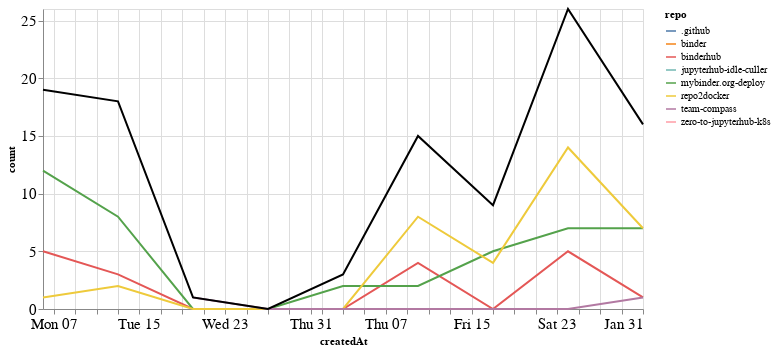

Notebook code for this chart:
### Markdown cell above
### Comments

### Code cell
comments_time = comments.groupby('repo').resample('W', on='createdAt').count()['author'].reset_index()
comments_time = comments_time.rename(columns={'author': 'count'})
comments_time_total = comments_time.groupby('createdAt').agg({"count": "sum"}).reset_index()
ch1 = alt.Chart(comments_time, width=600).mark_line().encode(
    x='createdAt',
    y='count',
    color='repo',
    tooltip="repo"
)

ch2 = alt.Chart(comments_time_total, width=600).mark_line(color="black").encode(
    x='createdAt',
    y='count',
)

ch1 + ch2

### Figure 1 — Vega-Lite specification as saved in the notebook (floating-point values rounded to 4 significant figures)
{"config": {"axisLeft": {"labelFontSize": 15}, "axisBottom": {"labelFontSize": 15}}, "layer": [{"data": {"name": "data-340940fdd5be0a2e9437bb6a1087c30c"}, "mark": "line", "encoding": {"color": {"type": "nominal", "field": "repo"}, "tooltip": {"type": "nominal", "field": "repo"}, "x": {"type": "temporal", "field": "createdAt"}, "y": {"type": "quantitative", "field": "count"}}, "width": 600}, {"data": {"name": "data-0b346fedf9b8701ee20abb7e8f0d0d9f"}, "mark": {"type": "line", "color": "black"}, "encoding": {"x": {"type": "temporal", "field": "createdAt"}, "y": {"type": "quantitative", "field": "count"}}, "width": 600}], "$schema": "https://vega.github.io/schema/vega-lite/v4.8.1.json", "datasets": {"data-340940fdd5be0a2e9437bb6a1087c30c": [{"repo": ".github", "createdAt": "2020-12-06T00:00:00", "count": 1}, {"repo": "binder", "createdAt": "2021-01-10T00:00:00", "count": 1}, {"repo": "binderhub", "createdAt": "2020-12-06T00:00:00", "count": 5}, {"repo": "binderhub", "createdAt": "2020-12-13T00:00:00", "count": 3}, {"repo": "binderhub", "createdAt": "2020-12-20T00:00:00", "count": 0}, {"repo": "binderhub", "createdAt": "2020-12-27T00:00:00", "count": 0}, {"repo": "binderhub", "createdAt": "2021-01-03T00:00:00", "count": 0}, {"repo": "binderhub", "createdAt": "2021-01-10T00:00:00", "count": 4}, {"repo": "binderhub", "createdAt": "2021-01-17T00:00:00", "count": 0}, {"repo": "binderhub", "createdAt": "2021-01-24T00:00:00", "count": 5}, {"repo": "binderhub", "createdAt": "2021-01-31T00:00:00", "count": 1}, {"repo": "jupyterhub-idle-culler", "createdAt": "2021-01-03T00:00:00", "count": 1}, {"repo": "mybinder.org-deploy", "createdAt": "2020-12-06T00:00:00", "count": 12}, {"repo": "mybinder.org-deploy", "createdAt": "2020-12-13T00:00:00", "count": 8}, {"repo": "mybinder.org-deploy", "createdAt": "2020-12-20T00:00:00", "count": 0}, {"repo": "mybinder.org-deploy", "createdAt": "2020-12-27T00:00:00", "count": 0}, {"repo": "mybinder.org-deploy", "createdAt": "2021-01-03T00:00:00", "count": 2}, {"repo": "mybinder.org-deploy", "createdAt": "2021-01-10T00:00:00", "count": 2}, {"repo": "mybinder.org-deploy", "createdAt": "2021-01-17T00:00:00", "count": 5}, {"repo": "mybinder.org-deploy", "createdAt": "2021-01-24T00:00:00", "count": 7}, {"repo": "mybinder.org-deploy", "createdAt": "2021-01-31T00:00:00", "count": 7}, {"repo": "repo2docker", "createdAt": "2020-12-06T00:00:00", "count": 1}, {"repo": "repo2docker", "createdAt": "2020-12-13T00:00:00", "count": 2}, {"repo": "repo2docker", "createdAt": "2020-12-20T00:00:00", "count": 0}, {"repo": "repo2docker", "createdAt": "2020-12-27T00:00:00", "count": 0}, {"repo": "repo2docker", "createdAt": "2021-01-03T00:00:00", "count": 0}, {"repo": "repo2docker", "createdAt": "2021-01-10T00:00:00", "count": 8}, {"repo": "repo2docker", "createdAt": "2021-01-17T00:00:00", "count": 4}, {"repo": "repo2docker", "createdAt": "2021-01-24T00:00:00", "count": 14}, {"repo": "repo2docker", "createdAt": "2021-01-31T00:00:00", "count": 7}, {"repo": "team-compass", "createdAt": "2020-12-20T00:00:00", "count": 1}, {"repo": "team-compass", "createdAt": "2020-12-27T00:00:00", "count": 0}, {"repo": "team-compass", "createdAt": "2021-01-03T00:00:00", "count": 0}, {"repo": "team-compass", "createdAt": "2021-01-10T00:00:00", "count": 0}, {"repo": "team-compass", "createdAt": "2021-01-17T00:00:00", "count": 0}, {"repo": "team-compass", "createdAt": "2021-01-24T00:00:00", "count": 0}, {"repo": "team-compass", "createdAt": "2021-01-31T00:00:00", "count": 1}, {"repo": "zero-to-jupyterhub-k8s", "createdAt": "2020-12-13T00:00:00", "count": 5}], "data-0b346fedf9b8701ee20abb7e8f0d0d9f": [{"createdAt": "2020-12-06T00:00:00", "count": 19}, {"createdAt": "2020-12-13T00:00:00", "count": 18}, {"createdAt": "2020-12-20T00:00:00", "count": 1}, {"createdAt": "2020-12-27T00:00:00", "count": 0}, {"createdAt": "2021-01-03T00:00:00", "count": 3}, {"createdAt": "2021-01-10T00:00:00", "count": 15}, {"createdAt": "2021-01-17T00:00:00", "count": 9}, {"createdAt": "2021-01-24T00:00:00", "count": 26}, {"createdAt": "2021-01-31T00:00:00", "count": 16}]}}
